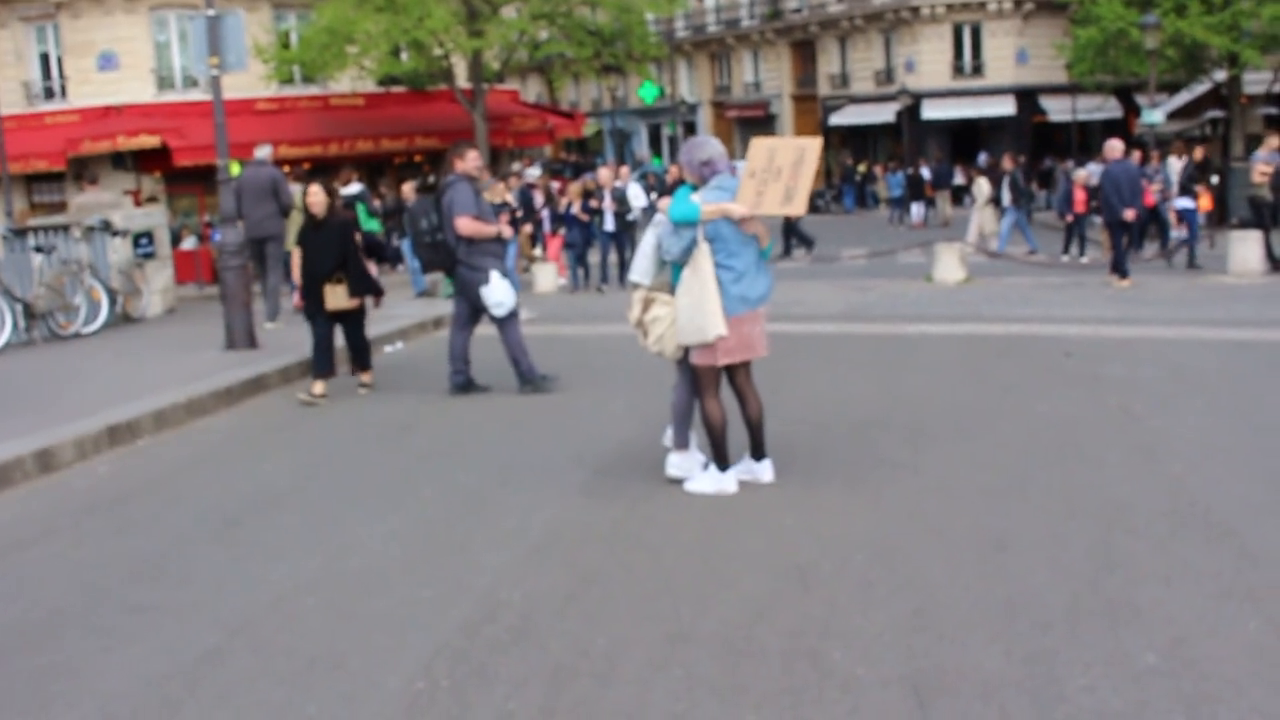
#> input picture frame 20 of FaceDetectionServer/client/openpose/examples/media/video.avi, 1280 x 720 px, given in place of the camera
$ python sample_detect.py
#> lines starting #> are read from the running program, lines starting #| are printed output that depends on the picture
### FaceDetectionServer/moedx/facial_detection/common.py
'''
This module contais some common routines used by other samples.
'''

import numpy as np
import cv2
import os
from contextlib import contextmanager
import itertools as it

image_extensions = ['.bmp', '.jpg', '.jpeg', '.png', '.tif', '.tiff', '.pbm', '.pgm', '.ppm']

class Bunch(object):
    def __init__(self, **kw):
        self.__dict__.update(kw)
    def __str__(self):
        return str(self.__dict__)

# [4 lines left out: function splitfn, not called in this run]

def anorm2(a):
    return (a*a).sum(-1)
def anorm(a):
    return np.sqrt( anorm2(a) )

# [39 lines left out: functions homotrans, to_rect, rect2rect_mtx, lookat, mtx2rvec, not called in this run]

def draw_str(dst, z, s):
    x, y = z
    cv2.putText(dst, s, (x+1, y+1), cv2.FONT_HERSHEY_PLAIN, 1.0, (0, 0, 0), thickness = 2, lineType=cv2.LINE_AA)
    cv2.putText(dst, s, (x, y), cv2.FONT_HERSHEY_PLAIN, 1.0, (255, 255, 255), lineType=cv2.LINE_AA)

class Sketcher:
    # [8 lines left out: function __init__, not called in this run]

    def show(self):
        cv2.imshow(self.windowname, self.dests[0])

    # [12 lines left out: function on_mouse, not called in this run]


# palette data from matplotlib/_cm.py
_jet_data =   {'red':   ((0., 0, 0), (0.35, 0, 0), (0.66, 1, 1), (0.89,1, 1),
                         (1, 0.5, 0.5)),
               'green': ((0., 0, 0), (0.125,0, 0), (0.375,1, 1), (0.64,1, 1),
                         (0.91,0,0), (1, 0, 0)),
               'blue':  ((0., 0.5, 0.5), (0.11, 1, 1), (0.34, 1, 1), (0.65,0, 0),
                         (1, 0, 0))}

cmap_data = { 'jet' : _jet_data }

# [14 lines left out: function make_cmap, not called in this run]

def nothing(*arg, **kw):
    pass

def clock():
    return cv2.getTickCount() / cv2.getTickFrequency()

# [8 lines left out: function Timer, not called in this run]

class StatValue:
    def __init__(self, smooth_coef = 0.5):
        self.value = None
        self.smooth_coef = smooth_coef
    # [6 lines left out: function update, not called in this run]

class RectSelector:
    # [30 lines left out: functions __init__, onmouse, draw, not called in this run]
    @property
    def dragging(self):
        return self.drag_rect is not None


# [17 lines left out: functions grouper, mosaic, not called in this run]

def getsize(img):
    h, w = img.shape[:2]
    return w, h

def mdot(*args):
    return reduce(np.dot, args)

# [4 lines left out: function draw_keypoints, not called in this run]

### FaceDetectionServer/moedx/facial_detection/sample_detect.py
import numpy as np
import cv2
import cv2.cv2 as cv
from common import draw_str

def detect(img, cascade):
    rects = cascade.detectMultiScale(img, scaleFactor=1.3, minNeighbors=4, minSize=(30, 30), flags = cv.CASCADE_SCALE_IMAGE)
    if len(rects) == 0:
        return []
    rects[:,2:] += rects[:,:2]
    return rects

def draw_rects(img, rects, color):
    for x1, y1, x2, y2 in rects:
        cv2.rectangle(img, (x1, y1), (x2, y2), color, 2)

if __name__ == '__main__':
    import sys, getopt, time

    cam = cv2.VideoCapture(0)
    cascade = cv2.CascadeClassifier('default.xml')
    nested = cv2.CascadeClassifier('eye.xml')

    while True:
        ret, img = cam.read()
#> img is the input picture: shape (720, 1280, 3); mean B, G, R 126.8, 125.8, 132.5
        gray = cv2.cvtColor(img, cv2.COLOR_BGR2GRAY)
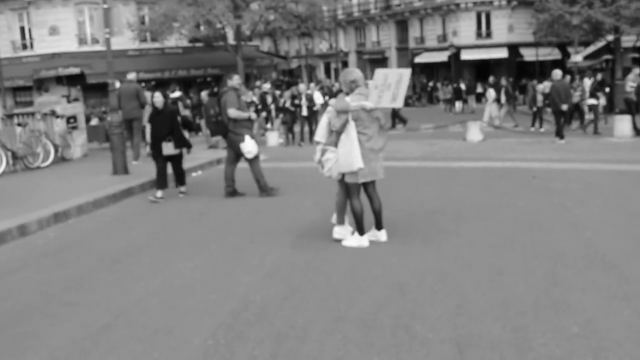
#> gray: shape (720, 1280) (shown at 1/2 size); min 2, max 254, mean 128
        gray = cv2.equalizeHist(gray)
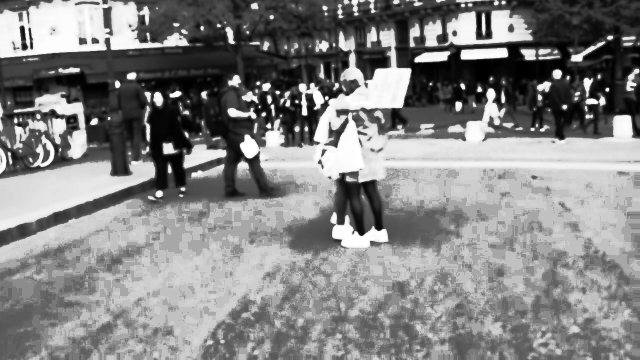
#> gray: shape (720, 1280) (shown at 1/2 size); min 0, max 255, mean 132.1

        t = time.time()
        rects = detect(gray, cascade)
#> in detect, `rects = cascade.detectMultiScale(img, scaleFactor=1.3, minNeighbors=4,..`: rects = ()
#> rects = []
        vis = img.copy()
        draw_rects(vis, rects, (0, 255, 0))
        for x1, y1, x2, y2 in rects:
            roi = gray[y1:y2, x1:x2]
            vis_roi = vis[y1:y2, x1:x2]
            subrects = detect(roi.copy(), nested)
            draw_rects(vis_roi, subrects, (255, 0, 0))
#> this loop made 0 passes
        dt = time.time() - t

        draw_str(vis, (20, 20), 'time: %.1f ms' % (dt*1000))
#> in draw_str, `cv2.putText(dst, s, (x, y), cv2.FONT_HERSHEY_PLAIN, 1.0, (255, 255, 25..`:
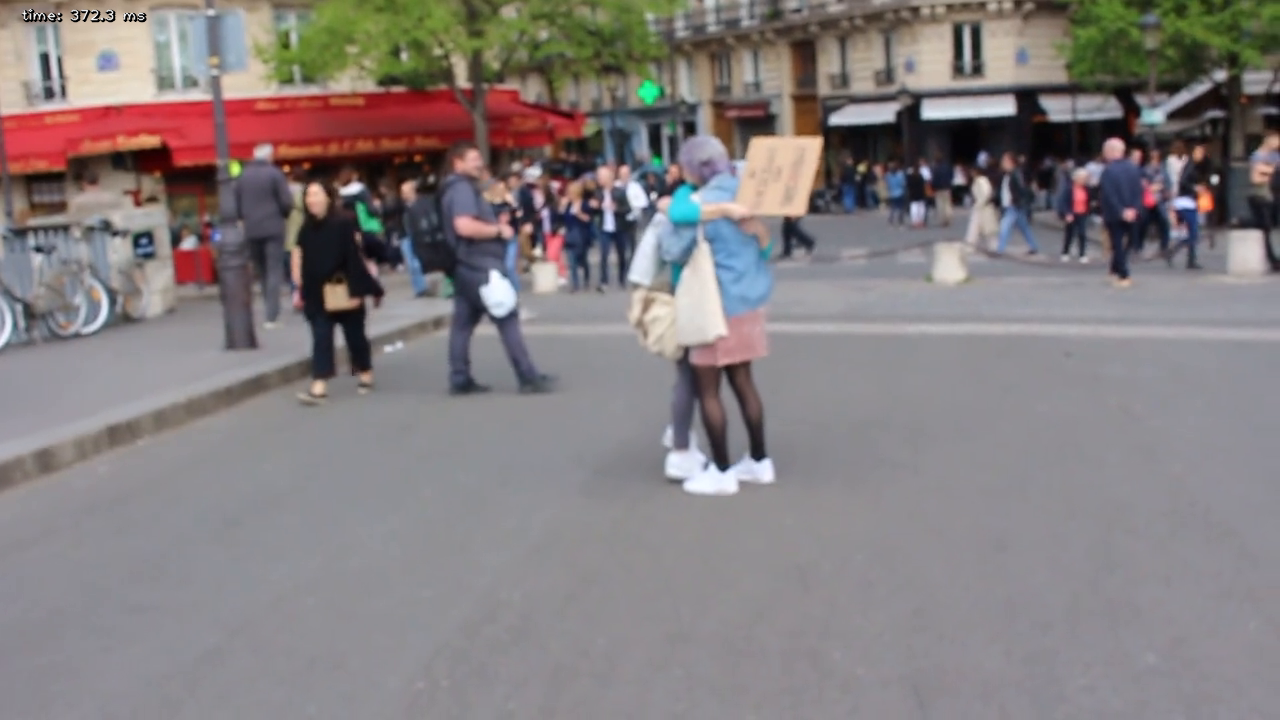
#> dst: shape (720, 1280, 3); mean B, G, R 126.8, 125.7, 132.4

        cv2.imshow('facedetect', vis)

        if 0xFF & cv2.waitKey(5) == 27:
#> (key Esc is pressed here)
            break
    cv2.destroyAllWindows()

$ run again, starting later in the video
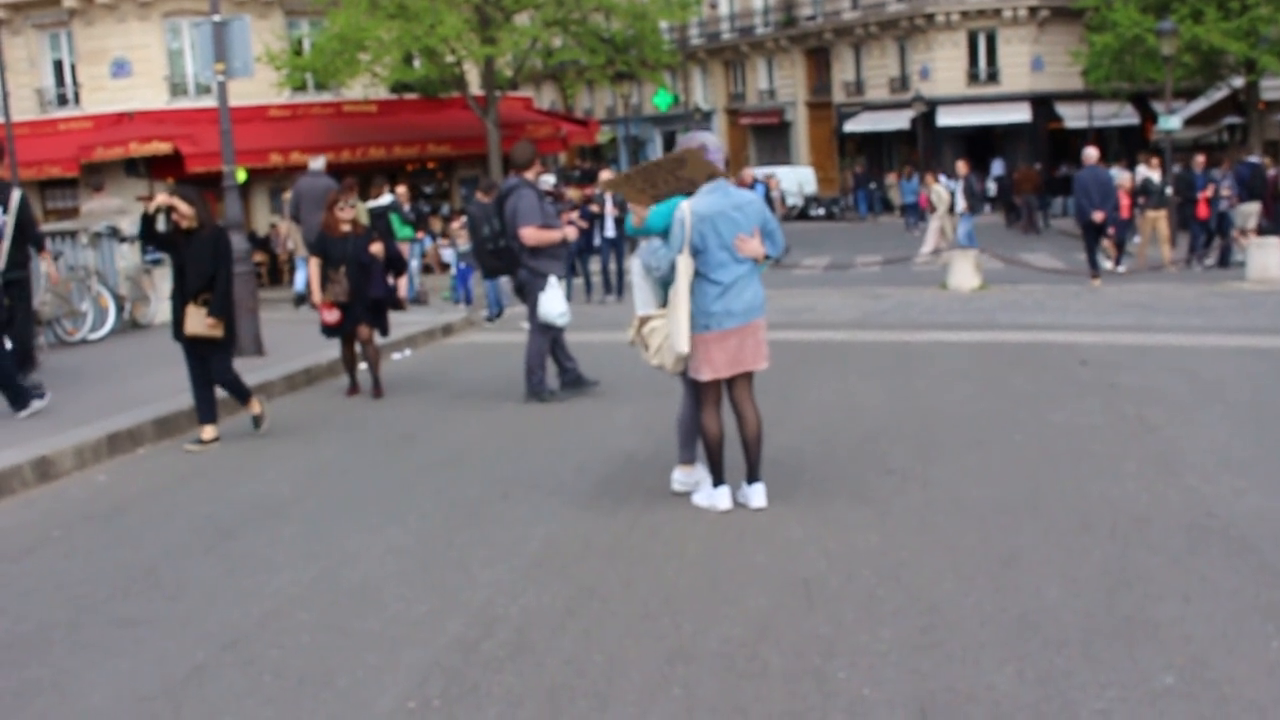
#> input picture frame 92 of FaceDetectionServer/client/openpose/examples/media/video.avi, 1280 x 720 px, given in place of the camera
#> img is the input picture: shape (720, 1280, 3); mean B, G, R 118.3, 117.4, 123.5
#> `gray = cv2.equalizeHist(gray)`:
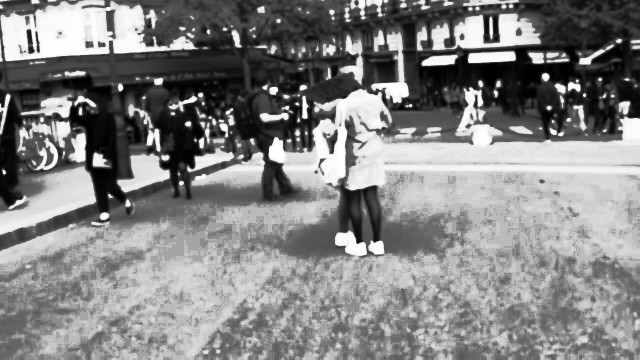
#> gray: shape (720, 1280) (shown at 1/2 size); min 0, max 255, mean 131.4
#> in detect, `rects = cascade.detectMultiScale(img, scaleFactor=1.3, minNeighbors=4,..`: rects = [[15, 177, 151, 151]]
#> `rects = detect(gray, cascade)`: rects = [[15, 177, 166, 328]]
#> the loop in draw_rects, `for x1, y1, x2, y2 in rects:` made 1 pass
#> the loop `for x1, y1, x2, y2 in rects:` made 1 pass
#> in draw_str, `cv2.putText(dst, s, (x, y), cv2.FONT_HERSHEY_PLAIN, 1.0, (255, 255, 25..`:
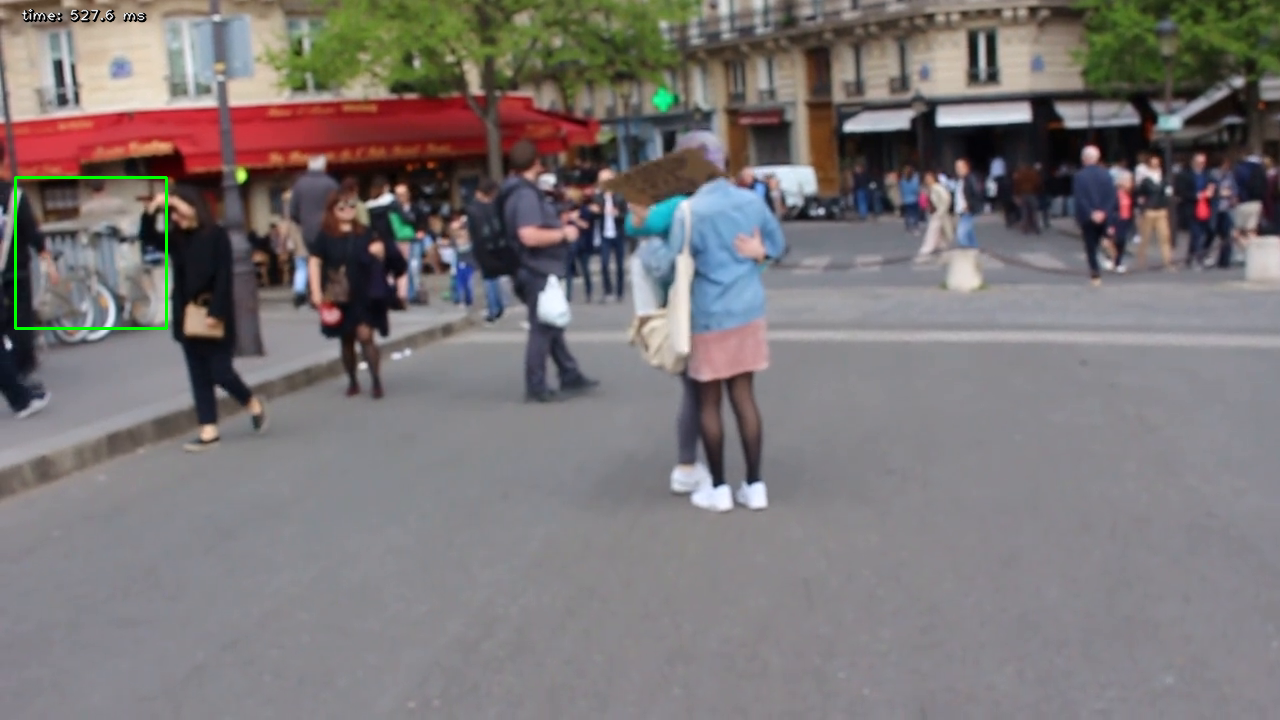
#> dst: shape (720, 1280, 3); mean B, G, R 118.1, 117.7, 123.3

$ run again, starting later in the video
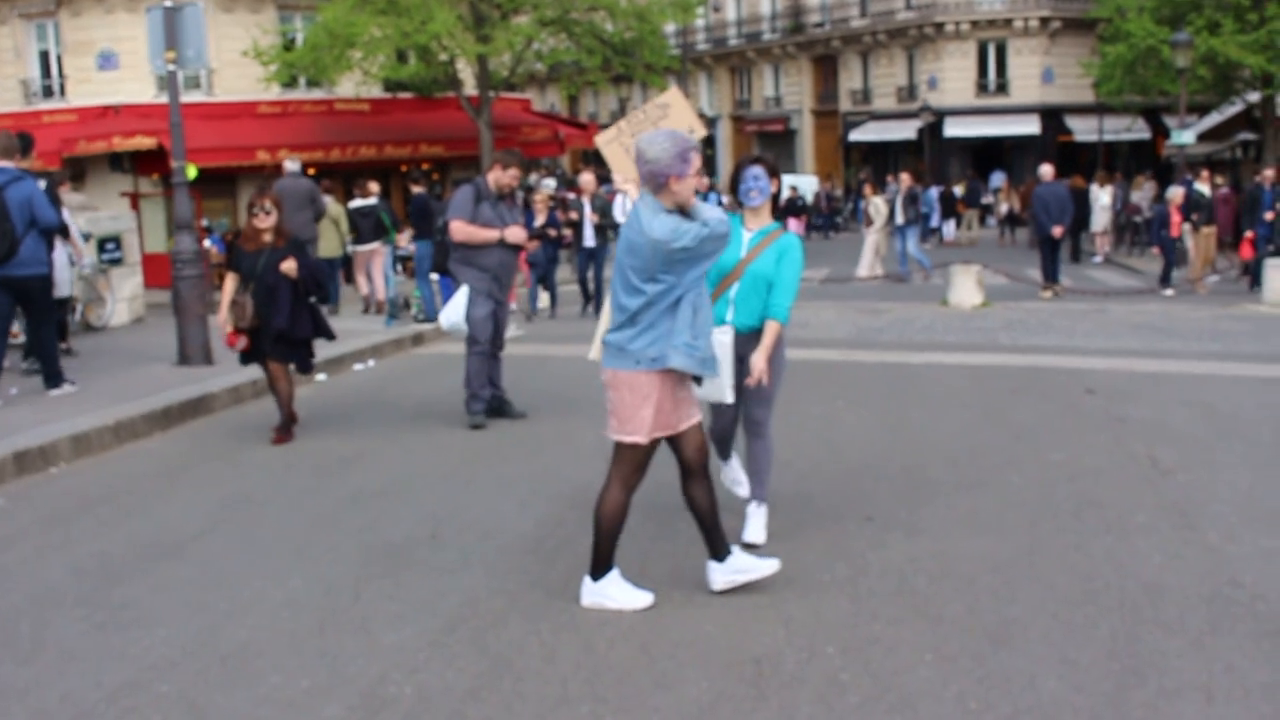
#> input picture frame 164 of FaceDetectionServer/client/openpose/examples/media/video.avi, 1280 x 720 px, given in place of the camera
#> img is the input picture: shape (720, 1280, 3); mean B, G, R 118.9, 117.3, 122.5
#> `gray = cv2.equalizeHist(gray)`:
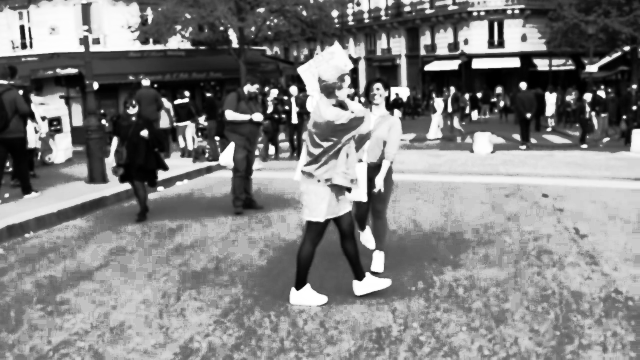
#> gray: shape (720, 1280) (shown at 1/2 size); min 0, max 255, mean 130.4
#> in detect, `rects = cascade.detectMultiScale(img, scaleFactor=1.3, minNeighbors=4,..`: rects = ()
#> `rects = detect(gray, cascade)`: rects = []
#> in draw_str, `cv2.putText(dst, s, (x, y), cv2.FONT_HERSHEY_PLAIN, 1.0, (255, 255, 25..`:
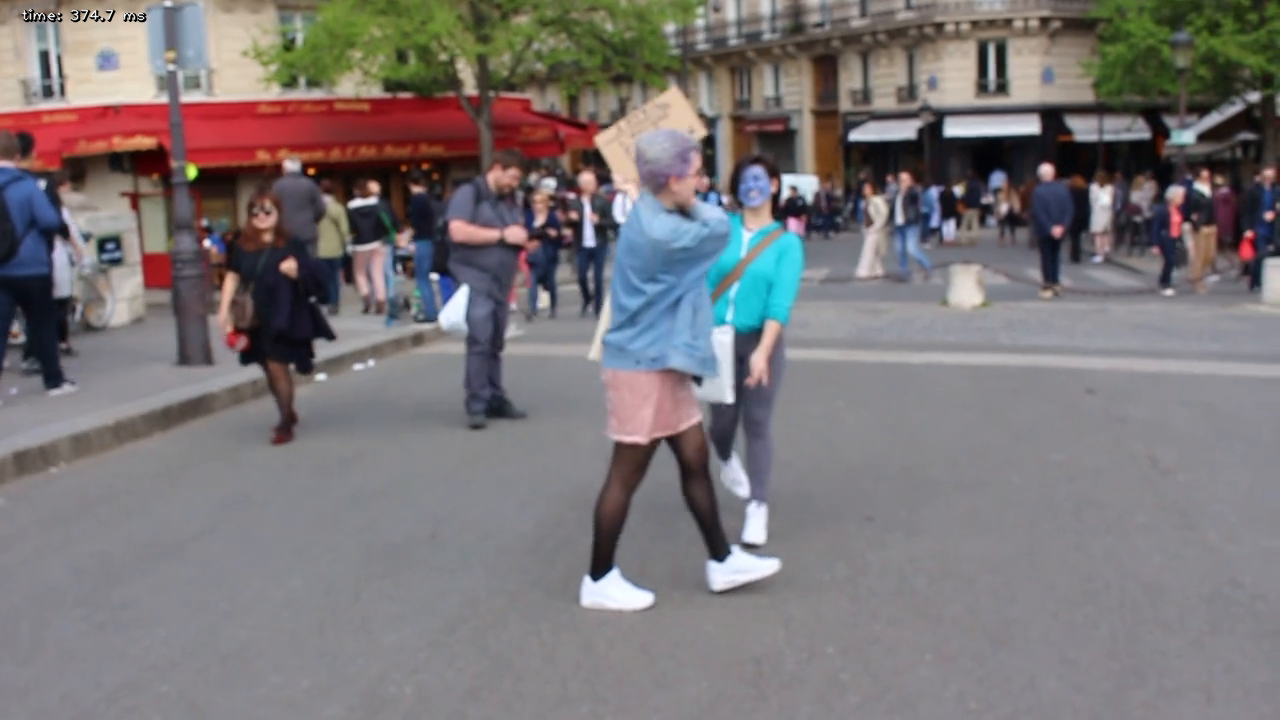
#> dst: shape (720, 1280, 3); mean B, G, R 118.9, 117.2, 122.4
